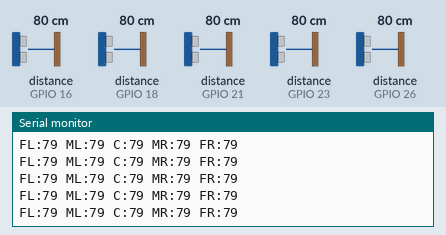
This sketch was run on a simulated ESP32. Shown: the last lines printed to the serial monitor. Wiring (inferred from the names in the program): 5 × ultrasonic range finder: trigger GPIO 5, echo GPIO 18 / trigger GPIO 17, echo GPIO 16 / trigger GPIO 19, echo GPIO 21 / trigger GPIO 22, echo GPIO 23 / trigger GPIO 25, echo GPIO 26. Inputs (shaded band) come from the test bench; at power-on: distance to the obstacle (sensors on GPIO 16, GPIO 18, GPIO 21, GPIO 23, GPIO 26) 80 cm. The echo pulse lasts 58.3 µs per cm.

Above: at 1.7 s.
1.8 s: distance to the obstacle (sensor on GPIO 16) set to 2 cm
At 1.97 s:
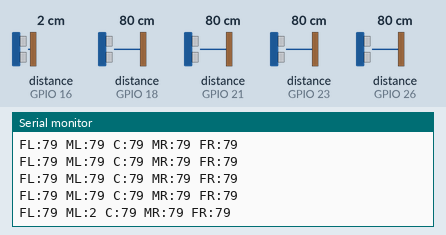
3.3 s: distance to the obstacle (sensor on GPIO 18) set to 2 cm
At 3.36 s:
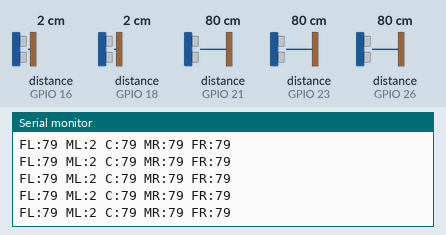
4.8 s: distance to the obstacle (sensor on GPIO 21) set to 2 cm
At 4.82 s:
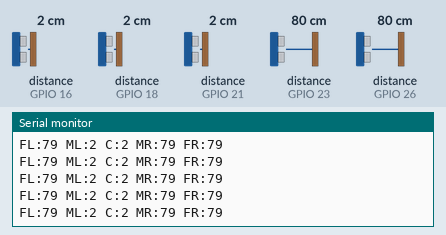
6.3 s: distance to the obstacle (sensor on GPIO 23) set to 2 cm
At 6.33 s:
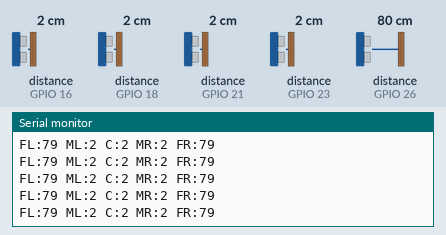
7.8 s: distance to the obstacle (sensor on GPIO 26) set to 2 cm
At 7.82 s:
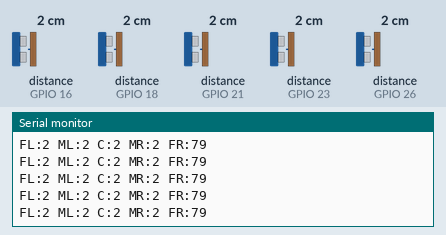
9.3 s: distance to the obstacle (sensor on GPIO 16) set to 4 cm
At 9.34 s:
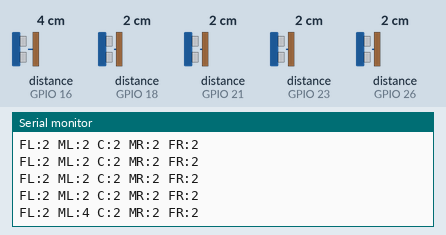
Timing chart, 0 to 11.8 s (numbered marks = the images above; inputs shaded):
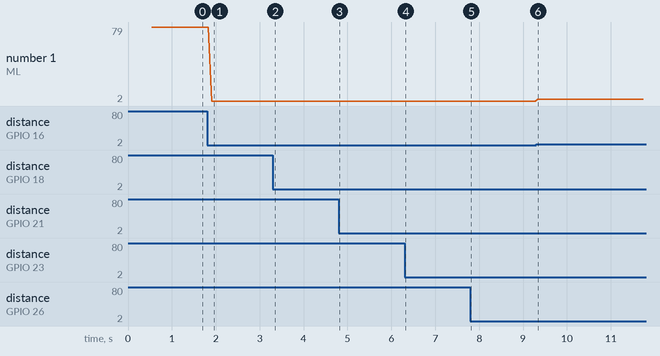

Measured:
- after the input at 1.8 s, the serial monitor: prints a new line after 0.11 s (image 1)
- after the input at 9.3 s, the serial monitor: prints a new line at once (image 6)
- plotted number 1: 79 → 2 after the input at 1.8 s, 2 → 4 after the input at 9.3 s

The sketch:

sensor_sim.ino
```cpp
#include <Arduino.h>

// Ultrasonic Sensor Pins (FL, ML, C, MR, FR)
const uint8_t TRIG_PINS[5] = {22, 17, 5, 19, 25};
const uint8_t ECHO_PINS[5] = {23, 16, 18, 21, 26};

// Inter-ESP UART Output Pins
#define TX2_PIN 32
#define RX2_PIN 27

// Reduced timeout to 15ms (~2.5m) to prevent simulation lag on missed echoes
const unsigned long TIMEOUT_US = 15000;

struct SensorPayload {
    uint16_t dist_cm[5]; // Distances in cm
    uint8_t checksum;
};

uint8_t calculateChecksum(const SensorPayload& payload) {
    uint8_t sum = 0;
    const uint8_t* ptr = (const uint8_t*)&payload;
    for (size_t i = 0; i < sizeof(SensorPayload) - 1; i++) {
        sum ^= ptr[i];
    }
    return sum;
}

float readDistanceCM(uint8_t trigPin, uint8_t echoPin) {
    // 1. Generate Trigger Pulse
    digitalWrite(trigPin, LOW);
    delayMicroseconds(2);
    digitalWrite(trigPin, HIGH);
    delayMicroseconds(10);
    digitalWrite(trigPin, LOW);

    // 2. Measure pulse duration generated by SimulIDE distance slider
    unsigned long duration = pulseIn(echoPin, HIGH, TIMEOUT_US);

    if (duration == 0) return -1.0f; // Timeout or out of range
    return (duration * 0.0343f) / 2.0f;
}

void setup() {
    Serial.begin(115200);                                // Debug USB Serial
    Serial2.begin(115200, SERIAL_8N1, RX2_PIN, TX2_PIN); // Output UART to Motor ESP

    for (int i = 0; i < 5; i++) {
        pinMode(TRIG_PINS[i], OUTPUT);
        pinMode(ECHO_PINS[i], INPUT);
        digitalWrite(TRIG_PINS[i], LOW);
    }

    delay(500);
    Serial.println("--- 5x Ultrasonic SimulIDE Test Initialized ---");
}

void loop() {
    SensorPayload payload;

    // Read all 5 HC-SR04 sliders
    for (int i = 0; i < 5; i++) {
        float dist = readDistanceCM(TRIG_PINS[i], ECHO_PINS[i]);
        payload.dist_cm[i] = (dist < 0) ? 999 : (uint16_t)dist;
        delay(2); // Short gap between readings for simulator stability
    }

    // Compute XOR checksum and send via Hardware Serial2
    payload.checksum = calculateChecksum(payload);
    Serial2.write((uint8_t*)&payload, sizeof(SensorPayload));

    // Print values to Serial Monitor / Plotter
    Serial.print("FL:"); Serial.print(payload.dist_cm[0]);
    Serial.print(" ML:"); Serial.print(payload.dist_cm[1]);
    Serial.print(" C:"); Serial.print(payload.dist_cm[2]);
    Serial.print(" MR:"); Serial.print(payload.dist_cm[3]);
    Serial.print(" FR:"); Serial.println(payload.dist_cm[4]);

    delay(50); // ~20 Hz update rate
}
```
